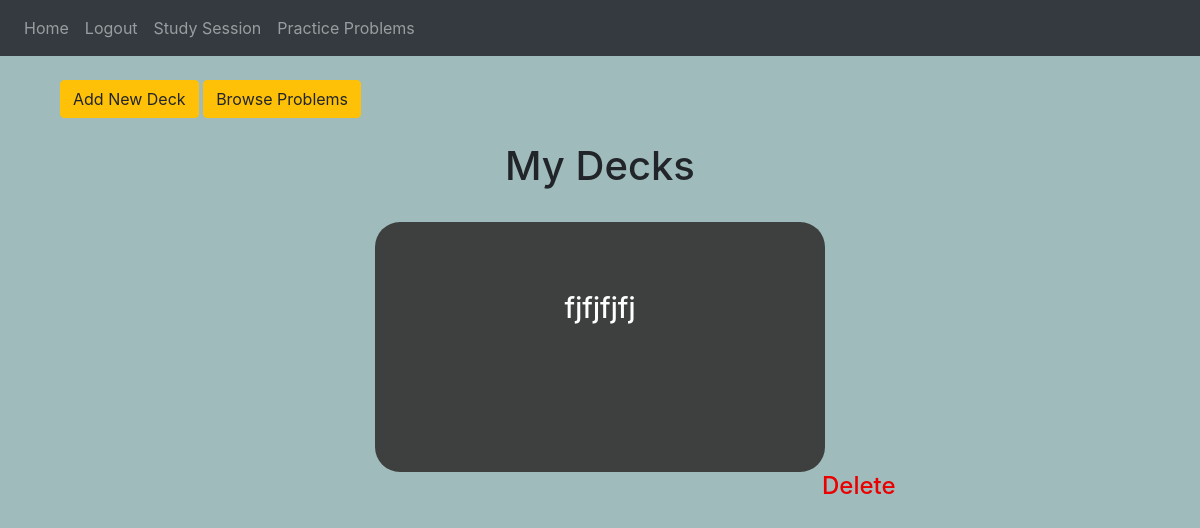
The page /home (signed in) on the database as committed earlier.
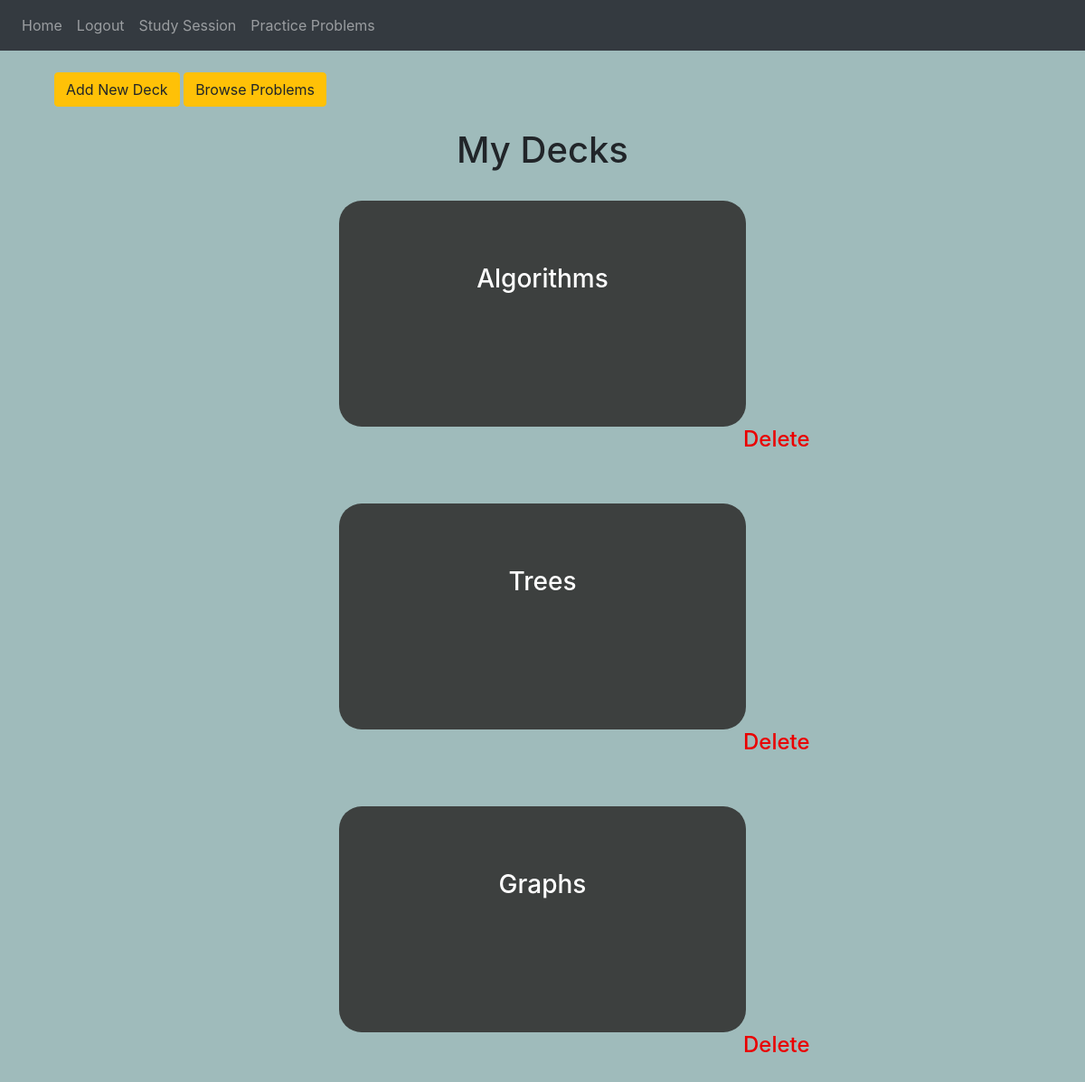
The same page on the database as committed later.
### website/models.py (models this page shows, shortened)
class Deck(db.Model):
    id = db.Column(db.Integer, primary_key = True)
    name = db.Column(db.String(100))
    flashcards = db.relationship('Flashcard', backref = "currDeck")
    user_id = db.Column(db.Integer, db.ForeignKey('user.id'))

### website/views.py (the view, shortened to what this page needs)
@views.route('/home', methods = ['GET', 'POST'])
@login_required
def home():
    return render_template("home.html", user = current_user)

### website/__init__.py (called while the page is built)
def create_app():
    app = Flask(__name__)
    app.config['SECRET_KEY'] = "This is the secret key, don't share with anyone."
    app.config['SQLALCHEMY_DATABASE_URI'] = f"sqlite:///{DB_NAME}"
    db.init_app(app)
    migrate = Migrate(app, db, render_as_batch=True)
    from .views import views
    from .auth import auth
    app.register_blueprint(views, url_prefix = '/')
    app.register_blueprint(auth, url_prefix = '/')
    from .models import User
    with app.app_context():
        db.create_all()
    login_manager = LoginManager()
    login_manager.login_view = 'views.initial'
    login_manager.init_app(app)
    @login_manager.user_loader
    def load_user(id):
        return User.query.get(int(id))
    return app

### website/templates/home.html (shortened to what this page needs)
{% extends "base.html" %}
{% block content %}
<br />
<div class="container">
    <a href="#">
        <button type="button" class="btn btn-warning" data-toggle="modal" data-target="#exampleModalCenter">Add New Deck</button>
    </a>
    <a href="/practice-problems">
        <button type="button" class="btn btn-warning">Browse Problems</button>
    </a>
</div>
<br />
<h1 align="center" >My Decks</h1>
<br />
{% for deck in user.decks %}
    <div class="rectangle">
        <a href="/study-session">
            <h3 class="center" style="color: white">{{ deck.name }}</h3>
        </a>
    </div>
    <a href="{{ url_for('views.delete', id = deck.id) }}">
        <h4 class="delete-button" style="color: rgb(234, 0, 0)">Delete</h4>
    </a>
    <br />
    <br />
{% endfor %}
{% endblock %}

### website/templates/base.html (shortened to what this page needs)
<!DOCTYPE html>
<html lang="en">
  <head>
    <link
      rel="stylesheet"
      href="https://stackpath.bootstrapcdn.com/bootstrap/4.4.1/css/bootstrap.min.css"
    />
    <link rel="stylesheet" href="/node_modules/bootstrap/dist/css/bootstrap.min.css">
    <link
      rel="stylesheet"
      href="https://stackpath.bootstrapcdn.com/font-awesome/4.7.0/css/font-awesome.min.css"
    />
    <link rel="stylesheet" href="static/basics.css">
  </head>
  <body>
    <nav class="navbar navbar-expand-lg navbar-dark bg-dark">
        <div class="collapse navbar-collapse" id="navbar">
            <div class="navbar-nav">
              {% if user.is_authenticated %}
              <a class="nav-item nav-link" id="home" href="/home">Home</a>
              <a class="nav-item nav-link" id="logout" href="/logout">Logout</a>
              {% else %}
              <a class="nav-item nav-link" id="login" href="/login">Login</a>
              <a class="nav-item nav-link" id="signUp" href="/sign-up">Sign Up</a>
              {% endif %}
              <a class="nav-item nav-link" id="studySession" href="/study-session">Study Session</a>
              <a class="nav-item nav-link" id="practiceProblems" href="/practice-problems">Practice Problems</a>
            </div>
        </div>
    </nav>
    <div class="container">
      {% block content %}
      {% endblock %}
    </div>
  </body>
</html>

### website/static/basics.css (style rules this page uses)
body { background-color: #9FBBBB; margin-top: 0%; margin-left: 0%; margin-right: 0%; }
.rectangle { height: 250px; width: 450px; background-color: rgb(61, 64, 63); margin: auto; border-radius: 25px; }
.center { padding: 70px 0; text-align: center; }
h4.delete-button { text-indent: 70%; }

Rows that differ between the two databases and show on the page:
removed Deck: name "fjfjfjfj"
added Deck: name "Algorithms"
added Deck: name "Trees"
added Deck: name "Graphs"
